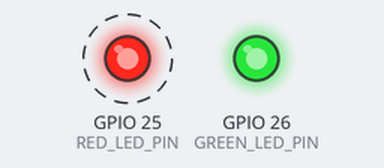
A sketch run on a simulated ESP32. On the bench: output pins drawn as LEDs (lit = HIGH). Dashed ring = blinking.

Above: at 0.1 s.
At 7.7 s:
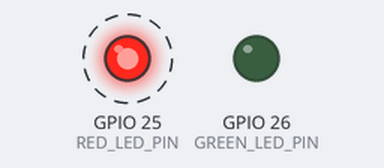
Timing chart, 0 to 9.2 s (numbered marks = the images above):
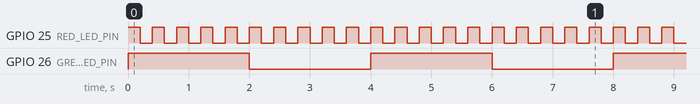

Measured:
- by itself, GPIO 25 (RED_LED_PIN): alternates HIGH for 0.20 s and LOW for 0.20 s
- by itself, GPIO 26 (GREEN_LED_PIN): alternates HIGH for 2.0 s and LOW for 2.0 s

The sketch:

timer-millis.ino
```cpp
// LED pin
#define RED_LED_PIN     25
#define GREEN_LED_PIN   26

unsigned long previousMillisRedLed = 0;
unsigned long previousMillisGreenLed = 0;

void setup()
{
  // Konfigurasi GPIO pin sebagai output untuk LED
  pinMode(RED_LED_PIN, OUTPUT);
  pinMode(GREEN_LED_PIN, OUTPUT);

  // Set nilai LED ke kondisi off
  digitalWrite(RED_LED_PIN, HIGH);
  digitalWrite(GREEN_LED_PIN, HIGH);
}

void loop()
{
  // Membaca nilai timer milliseconds
  unsigned long currentMillis = millis();

  // Jika waktu timer untuk red LED sudah berlalu selama 200 ms
  if ((currentMillis-previousMillisRedLed) >= 200)
  {
    // Simpan nilai millis saat ini untuk referensi pada loop berikutnya
    previousMillisRedLed = currentMillis;
    // Invert nilai LED
    digitalWrite(RED_LED_PIN, !digitalRead(RED_LED_PIN));
  }

  // Jika waktu timer untuk green LED sudah berlalu selama 2000 ms
  if ((currentMillis-previousMillisGreenLed) >= 2000)
  {
    // Simpan nilai millis saat ini untuk referensi pada loop berikutnya
    previousMillisGreenLed = currentMillis;
    // Invert nilai LED
    digitalWrite(GREEN_LED_PIN, !digitalRead(GREEN_LED_PIN));
  }
}
```
